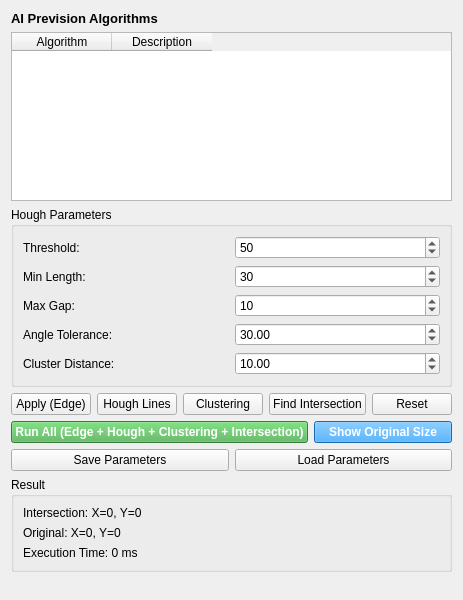
<?xml version="1.0" encoding="UTF-8"?>
<ui version="4.0">
 <class>AIPrevisionWidget</class>
 <widget class="QWidget" name="AIPrevisionWidget">
  <property name="geometry">
   <rect>
    <x>0</x>
    <y>0</y>
    <width>400</width>
    <height>600</height>
   </rect>
  </property>
  <property name="windowTitle">
   <string>AI Prevision</string>
  </property>
  <layout class="QVBoxLayout" name="verticalLayout">
   <item>
    <widget class="QLabel" name="labelTitle">
     <property name="text">
      <string>AI Prevision Algorithms</string>
     </property>
     <property name="font">
      <font>
       <pointsize>10</pointsize>
       <weight>75</weight>
       <bold>true</bold>
      </font>
     </property>
    </widget>
   </item>
   <item>
    <widget class="QTableWidget" name="tableAlgorithms">
     <property name="selectionMode">
      <enum>QAbstractItemView::SingleSelection</enum>
     </property>
     <property name="selectionBehavior">
      <enum>QAbstractItemView::SelectRows</enum>
     </property>
     <column>
      <property name="text">
       <string>Algorithm</string>
      </property>
     </column>
     <column>
      <property name="text">
       <string>Description</string>
      </property>
     </column>
    </widget>
   </item>
   <item>
    <widget class="QGroupBox" name="groupParameters">
     <property name="title">
      <string>Hough Parameters</string>
     </property>
     <layout class="QGridLayout" name="gridLayoutParams">
      <item row="0" column="0">
       <widget class="QLabel" name="labelThreshold">
        <property name="text">
         <string>Threshold:</string>
        </property>
       </widget>
      </item>
      <item row="0" column="1">
       <widget class="QSpinBox" name="spinThreshold">
        <property name="minimum">
         <number>1</number>
        </property>
        <property name="maximum">
         <number>500</number>
        </property>
        <property name="value">
         <number>50</number>
        </property>
       </widget>
      </item>
      <item row="1" column="0">
       <widget class="QLabel" name="labelMinLength">
        <property name="text">
         <string>Min Length:</string>
        </property>
       </widget>
      </item>
      <item row="1" column="1">
       <widget class="QSpinBox" name="spinMinLength">
        <property name="minimum">
         <number>1</number>
        </property>
        <property name="maximum">
         <number>500</number>
        </property>
        <property name="value">
         <number>30</number>
        </property>
       </widget>
      </item>
      <item row="2" column="0">
       <widget class="QLabel" name="labelMaxGap">
        <property name="text">
         <string>Max Gap:</string>
        </property>
       </widget>
      </item>
      <item row="2" column="1">
       <widget class="QSpinBox" name="spinMaxGap">
        <property name="minimum">
         <number>1</number>
        </property>
        <property name="maximum">
         <number>100</number>
        </property>
        <property name="value">
         <number>10</number>
        </property>
       </widget>
      </item>
      <item row="3" column="0">
       <widget class="QLabel" name="labelAngleTolerance">
        <property name="text">
         <string>Angle Tolerance:</string>
        </property>
       </widget>
      </item>
      <item row="3" column="1">
       <widget class="QDoubleSpinBox" name="spinAngleTolerance">
        <property name="minimum">
         <double>1.000000000000000</double>
        </property>
        <property name="maximum">
         <double>45.000000000000000</double>
        </property>
        <property name="value">
         <double>30.000000000000000</double>
        </property>
       </widget>
      </item>
      <item row="4" column="0">
       <widget class="QLabel" name="labelClusterDist">
        <property name="text">
         <string>Cluster Distance:</string>
        </property>
       </widget>
      </item>
      <item row="4" column="1">
       <widget class="QDoubleSpinBox" name="spinClusterDist">
        <property name="minimum">
         <double>1.000000000000000</double>
        </property>
        <property name="maximum">
         <double>100.000000000000000</double>
        </property>
        <property name="value">
         <double>10.000000000000000</double>
        </property>
       </widget>
      </item>
     </layout>
    </widget>
   </item>
   <item>
    <layout class="QHBoxLayout" name="horizontalLayoutButtons">
     <item>
      <widget class="QPushButton" name="btnApply">
       <property name="text">
        <string>Apply (Edge)</string>
       </property>
      </widget>
     </item>
     <item>
      <widget class="QPushButton" name="btnHoughLines">
       <property name="text">
        <string>Hough Lines</string>
       </property>
      </widget>
     </item>
     <item>
      <widget class="QPushButton" name="btnClustering">
       <property name="text">
        <string>Clustering</string>
       </property>
      </widget>
     </item>
     <item>
      <widget class="QPushButton" name="btnFindIntersection">
       <property name="text">
        <string>Find Intersection</string>
       </property>
      </widget>
     </item>
     <item>
      <widget class="QPushButton" name="btnReset">
       <property name="text">
        <string>Reset</string>
       </property>
      </widget>
     </item>
    </layout>
   </item>
   <item>
    <layout class="QHBoxLayout" name="horizontalLayoutRunAll">
     <item>
      <widget class="QPushButton" name="btnRunAll">
       <property name="text">
        <string>Run All (Edge + Hough + Clustering + Intersection)</string>
       </property>
       <property name="styleSheet">
        <string>background-color: #4CAF50; color: white; font-weight: bold;</string>
       </property>
      </widget>
     </item>
     <item>
      <widget class="QPushButton" name="btnShowOriginalSize">
       <property name="text">
        <string>Show Original Size</string>
       </property>
       <property name="styleSheet">
        <string>background-color: #2196F3; color: white; font-weight: bold;</string>
       </property>
      </widget>
     </item>
    </layout>
   </item>
   <item>
    <layout class="QHBoxLayout" name="horizontalLayoutSaveLoad">
     <item>
      <widget class="QPushButton" name="btnSaveParams">
       <property name="text">
        <string>Save Parameters</string>
       </property>
      </widget>
     </item>
     <item>
      <widget class="QPushButton" name="btnLoadParams">
       <property name="text">
        <string>Load Parameters</string>
       </property>
      </widget>
     </item>
    </layout>
   </item>
   <item>
    <widget class="QGroupBox" name="groupResult">
     <property name="title">
      <string>Result</string>
     </property>
     <layout class="QVBoxLayout" name="verticalLayoutResult">
      <item>
       <widget class="QLabel" name="labelResult">
        <property name="text">
         <string>Intersection: X=0, Y=0</string>
        </property>
       </widget>
      </item>
      <item>
       <widget class="QLabel" name="labelOriginalCoord">
        <property name="text">
         <string>Original: X=0, Y=0</string>
        </property>
       </widget>
      </item>
      <item>
       <widget class="QLabel" name="labelExecutionTime">
        <property name="text">
         <string>Execution Time: 0 ms</string>
        </property>
       </widget>
      </item>
     </layout>
    </widget>
   </item>
   <item>
    <spacer name="verticalSpacer">
     <property name="orientation">
      <enum>Qt::Vertical</enum>
     </property>
     <property name="sizeHint" stdset="0">
      <size>
       <width>20</width>
       <height>40</height>
      </size>
     </property>
    </spacer>
   </item>
  </layout>
 </widget>
 <resources/>
 <connections/>
</ui>
